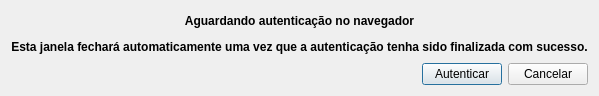
<?xml version="1.0" encoding="UTF-8"?>
<ui version="4.0">
 <class>dlgAutenticador</class>
 <widget class="QDialog" name="dlgAutenticador">
  <property name="geometry">
   <rect>
    <x>0</x>
    <y>0</y>
    <width>587</width>
    <height>96</height>
   </rect>
  </property>
  <property name="windowTitle">
   <string>Autenticação necessária</string>
  </property>
  <property name="sizeGripEnabled">
   <bool>false</bool>
  </property>
  <property name="modal">
   <bool>true</bool>
  </property>
  <layout class="QVBoxLayout" name="verticalLayout">
   <item>
    <widget class="QLabel" name="lblAguardandoAutenticacao">
     <property name="text">
      <string>&lt;html&gt;&lt;head/&gt;&lt;body&gt;&lt;p&gt;&lt;span style=&quot; font-weight:600;&quot;&gt;Aguardando autenticação no navegador&lt;/span&gt;&lt;/p&gt;&lt;p&gt;&lt;span style=&quot; font-weight:600;&quot;&gt;Esta janela fechará automaticamente uma vez que a autenticação tenha sido finalizada com sucesso.&lt;/span&gt;&lt;/p&gt;&lt;/body&gt;&lt;/html&gt;</string>
     </property>
     <property name="textFormat">
      <enum>Qt::RichText</enum>
     </property>
     <property name="alignment">
      <set>Qt::AlignCenter</set>
     </property>
    </widget>
   </item>
   <item>
    <layout class="QHBoxLayout" name="horizontalLayout">
     <item>
      <spacer name="horizontalSpacer">
       <property name="orientation">
        <enum>Qt::Horizontal</enum>
       </property>
       <property name="sizeHint" stdset="0">
        <size>
         <width>40</width>
         <height>20</height>
        </size>
       </property>
      </spacer>
     </item>
     <item>
      <widget class="QPushButton" name="btnAutenticar">
       <property name="text">
        <string>Autenticar</string>
       </property>
      </widget>
     </item>
     <item>
      <widget class="QPushButton" name="btnCancelar">
       <property name="text">
        <string>Cancelar</string>
       </property>
      </widget>
     </item>
    </layout>
   </item>
  </layout>
 </widget>
 <resources/>
 <connections/>
</ui>
